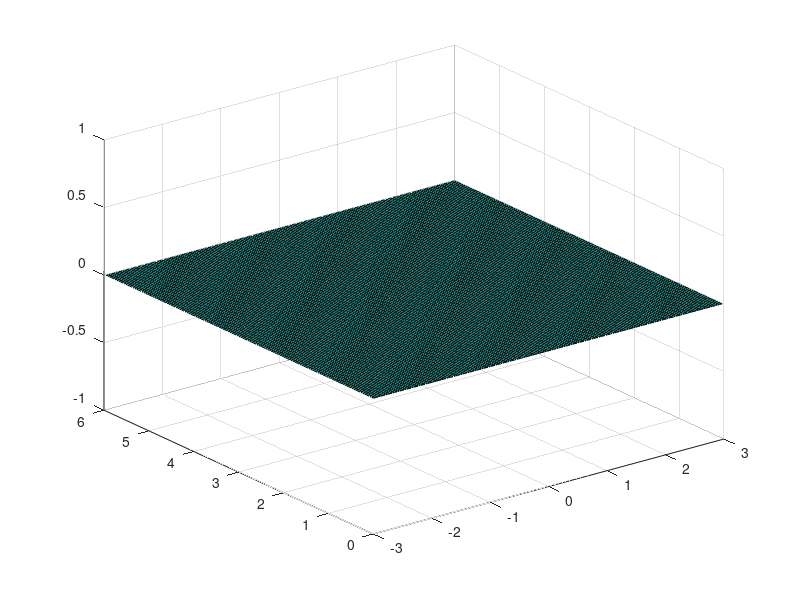

Write MATLAB code to recreate this figure. (Note: this script raises an error after producing the figure.)
clear

% Domain (=[-2,2]^2)
N= 150;
x0 = -3;
x1 =  3;

y0 = 0;
y1 = 6;

h = (x1-x0)/N
var = h*h

x = x0+((1:N)-0.5)*h;
y = y0+((1:N)-0.5)*h;

% Dipole radius (=1).
R = 1;
k = fminsearch(@(s) besselj(1,s*R).^2,3.8/R);

% Dipole velocity (=1).
U = 1;
C = 2*U/k/besselj(0,k*R);

[xa,ya] = meshgrid(x,y);

raA = sqrt((xa+2).^2+ya.^2);
raB = sqrt((xa-2).^2+ya.^2);

wa = - C*k^2*(besselj(1,k*raA).*ya./raA).*(raA<=R) + ...
   2/3*C*k^2*(besselj(1,k*raB).*ya./raB).*(raB<=R);

% Clean up pesky problems at the origin.
for k=1:N
    for l=1:N
        if (isnan(wa(k,l)))
                wa(k,l) = 0.0;
        end
    end
end

surf(xa,ya,wa);

w = wa';
w = w(:);
save w.grd w -ASCII